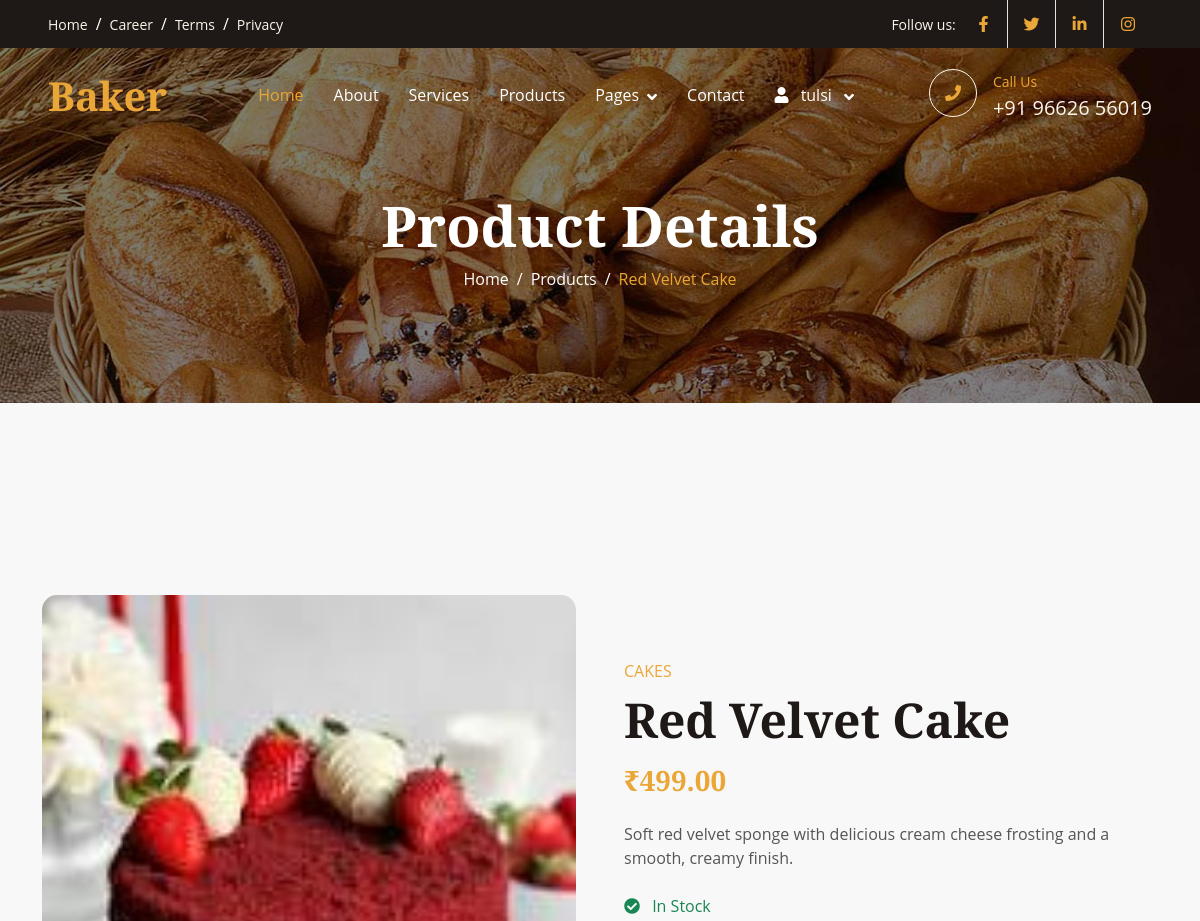
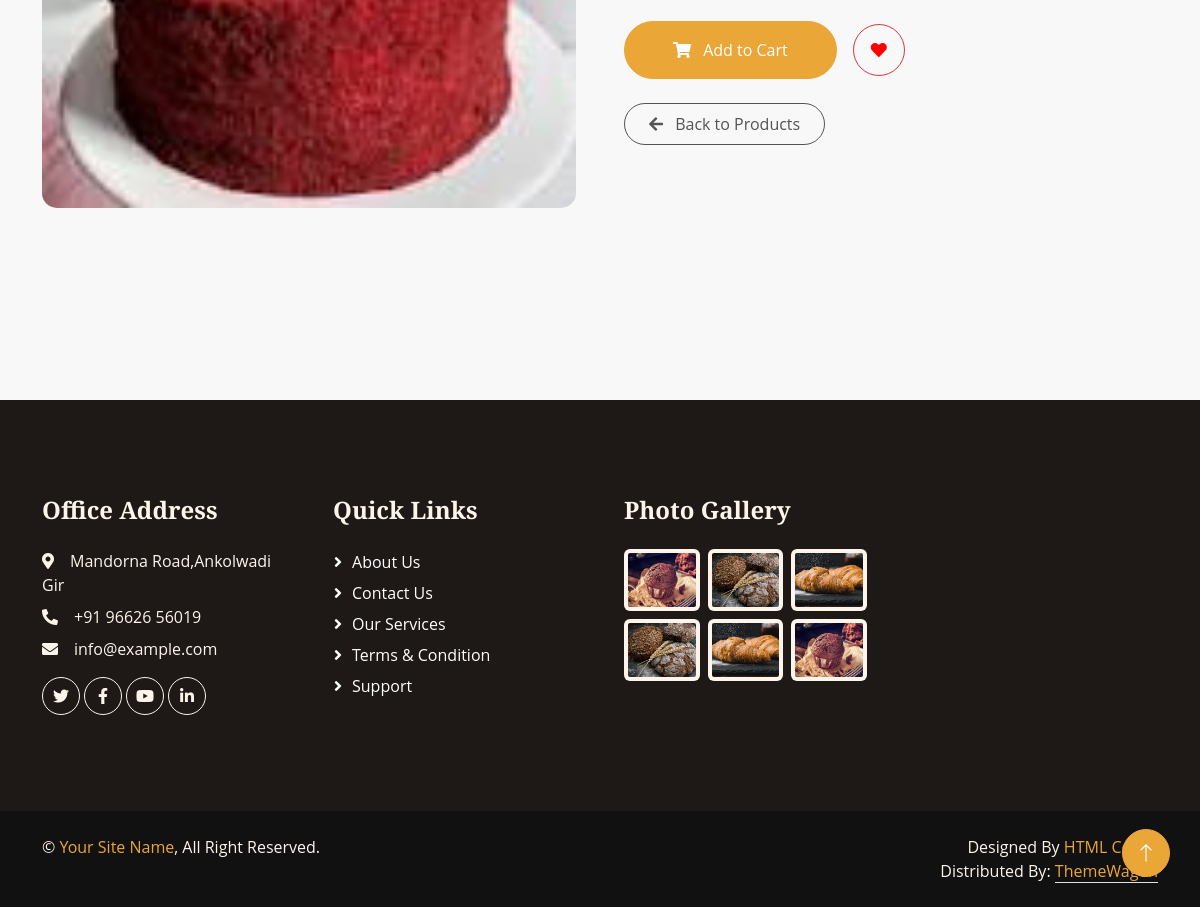
The app's page /product/2/ (signed in) with its own data (2 pictures, top to bottom).
### myapp/models.py (models this page shows, shortened)
class Product(models.Model):
    category=models.ForeignKey("Category",on_delete=models.CASCADE,related_name='products')
    name=models.CharField(max_length=255,null=True,blank=True)
    description=models.TextField(null=True,blank=True)
    price=models.DecimalField(max_digits=10, decimal_places=2)
    stock=models.BigIntegerField(default=0)
    image=models.ImageField(upload_to='products',blank=True,null=True)
    created_at=models.DateTimeField(auto_now_add=True)

class Category(models.Model):
    name=models.CharField(max_length=255,null=True,blank=True)
    description=models.TextField(null=True,blank=True)
    image=models.ImageField(upload_to='products/',blank=True,null=True)
    created_at=models.DateTimeField(auto_now_add=True)

### myapp/views.py (the view)
# urls.py: path('product/<int:product_id>/',views.product_detail,name='product_detail'),
def product_detail(request, product_id):
    product = get_object_or_404(
        Product,
        id=product_id
    )
    is_wishlisted = Wishlist.objects.filter(
        user=request.user,
        product=product
    ).exists()
    return render(
        request,
        'product_detail.html',
        {
            'product': product,
            'is_wishlisted':is_wishlisted
        }
    )

### myapp/templates/product_detail.html (shortened to what this page needs)
{% extends 'main.html' %}
{% load static %}
{% block content %}
<div class="container-fluid page-header py-6 wow fadeIn">
    <div class="container text-center pt-5 pb-3">
        <h1 class="display-4 text-white">
            Product Details
        </h1>
        <nav aria-label="breadcrumb">
            <ol class="breadcrumb justify-content-center mb-0">
                <li class="breadcrumb-item">
                    <a class="text-white"
                       href="{% url 'index' %}">
                        Home
                    </a>
                </li>
                <li class="breadcrumb-item">
                    <a class="text-white"
                       href="{% url 'product' %}">
                        Products
                    </a>
                </li>
                <li class="breadcrumb-item text-primary active">
                    {{ product.name }}
                </li>
            </ol>
        </nav>
    </div>
</div>
<div class="container-xxl py-6">
    <div class="container">
        <div class="row g-5 align-items-center">
            <div class="col-lg-6">
                <div class="product-detail-image">
                    {% if product.image %}
                    <img src="{{ product.image.url }}"
                         class="img-fluid"
                         alt="{{ product.name }}">
                    {% else %}
                    <img src="{% static 'img/product-1.jpg' %}"
                         class="img-fluid"
                         alt="{{ product.name }}">
                    {% endif %}
                </div>
            </div>
            <div class="col-lg-6">
                <p class="text-primary text-uppercase mb-2">
                    {{ product.category.name }}
                </p>
                <h1 class="display-5 mb-3">
                    {{ product.name }}
                </h1>
                <h3 class="text-primary mb-4">
                    ₹{{ product.price }}
                </h3>
                <p class="mb-4">
                    {{ product.description }}
                </p>
                {% if product.stock > 0 %}
                <p class="text-success mb-4">
                    <i class="fa fa-check-circle me-2"></i>
                    In Stock
                </p>
                {% else %}
                <p class="text-danger mb-4">
                    <i class="fa fa-times-circle me-2"></i>
                    Out of Stock
                </p>
                {% endif %}
                <div class="mt-4">
                    <div class="d-flex align-items-center">
                        {% if product.stock > 0 %}
                        <a href="{% url 'add_to_cart' product.id %}"
                           class="btn btn-primary rounded-pill py-3 px-5">
                            <i class="fa fa-shopping-cart me-2"></i>
                            Add to Cart
                        </a>
                        {% else %}
                        <button class="btn btn-secondary rounded-pill py-3 px-5"
                                disabled>
                            <i class="fa fa-times-circle me-2"></i>
                            Out of Stock
                        </button>
                        {% endif %}
                        {% if user.is_authenticated %}
                            {% if is_wishlisted %}
                            <a href="{% url 'add_to_wishlist' product.id %}"
                               class="btn btn-outline-danger rounded-circle ms-3"
                               style="width: 52px;
                                      height: 52px;
                                      display: flex;
                                      align-items: center;
                                      justify-content: center;"
                               title="Remove from Wishlist">
                                <i class="fa fa-heart"
                                   style="color: red;"></i>
                            </a>
                            {% endif %}
                        {% endif %}
                    </div>
                    <div class="mt-4">
                        <a href="{% url 'product' %}"
                           class="btn btn-outline-secondary rounded-pill py-2 px-4">
                            <i class="fa fa-arrow-left me-2"></i>
                            Back to Products
                        </a>
                    </div>
                </div>
            </div>
        </div>
    </div>
</div>
{% endblock content %}

### templates/main.html (shortened to what this page needs)
{% load static %}
<!DOCTYPE html>
<html lang="en">
<head>
    <link href="https://cdnjs.cloudflare.com/ajax/libs/font-awesome/5.10.0/css/all.min.css" rel="stylesheet">
    <link href="https://cdn.jsdelivr.net/npm/bootstrap-icons@1.4.1/font/bootstrap-icons.css" rel="stylesheet">
    <link href="{% static 'lib/animate/animate.min.css' %}" rel="stylesheet">
    <link href="{% static 'lib/owlcarousel/assets/owl.carousel.min.css' %}" rel="stylesheet">
    <link href="{% static 'css/bootstrap.min.css' %}" rel="stylesheet">
    <link href="{% static 'css/style.css' %}" rel="stylesheet">
</head>
<body>
    <div class="container-fluid top-bar bg-dark text-light px-0 wow fadeIn" data-wow-delay="0.1s">
        <div class="row gx-0 align-items-center d-none d-lg-flex">
            <div class="col-lg-6 px-5 text-start">
                <ol class="breadcrumb mb-0">
                    <li class="breadcrumb-item"><a class="small text-light" href="#">Home</a></li>
                    <li class="breadcrumb-item"><a class="small text-light" href="#">Career</a></li>
                    <li class="breadcrumb-item"><a class="small text-light" href="#">Terms</a></li>
                    <li class="breadcrumb-item"><a class="small text-light" href="#">Privacy</a></li>
                </ol>
            </div>
            <div class="col-lg-6 px-5 text-end">
                <small>Follow us:</small>
                <div class="h-100 d-inline-flex align-items-center">
                    <a class="btn-lg-square text-primary border-end rounded-0" href=""><i class="fab fa-facebook-f"></i></a>
                    <a class="btn-lg-square text-primary border-end rounded-0" href=""><i class="fab fa-twitter"></i></a>
                    <a class="btn-lg-square text-primary border-end rounded-0" href=""><i class="fab fa-linkedin-in"></i></a>
                    <a class="btn-lg-square text-primary pe-0" href=""><i class="fab fa-instagram"></i></a>
                </div>
            </div>
        </div>
    </div>
    <nav class="navbar navbar-expand-lg navbar-dark fixed-top py-lg-0 px-lg-5 wow fadeIn" data-wow-delay="0.1s">
        <a href="{% url 'index' %}" class="navbar-brand ms-4 ms-lg-0">
            <h1 class="text-primary m-0">Baker</h1>
        </a>
        <div class="collapse navbar-collapse" id="navbarCollapse">
            <div class="navbar-nav mx-auto p-4 p-lg-0">
                <a href="{% url 'index' %}" class="nav-item nav-link active">Home</a>
                <a href="{% url 'about' %}" class="nav-item nav-link">About</a>
                <a href="{% url 'service' %}" class="nav-item nav-link">Services</a>
                <a href="{% url 'product' %}" class="nav-item nav-link">Products</a>
                <div class="nav-item dropdown">
                    <a href="#" class="nav-link dropdown-toggle" data-bs-toggle="dropdown">Pages</a>
                </div>
                <a href="{% url 'contact' %}" class="nav-item nav-link">Contact</a>
                {% if user.is_authenticated %}
                        <div class="nav-item dropdown">
                            <a href="#"
                            class="nav-link dropdown-toggle"
                            data-bs-toggle="dropdown">
                                <i class="fa fa-user me-2"></i>
                                {{ user.username }}
                            </a>
                        </div>
                    {% endif %}
            </div>
            <div class=" d-none d-lg-flex">
                <div class="flex-shrink-0 btn-lg-square border border-light rounded-circle">
                    <i class="fa fa-phone text-primary"></i>
                </div>
                <div class="ps-3">
                    <small class="text-primary mb-0">Call Us</small>
                    <p class="text-light fs-5 mb-0">+91 96626 56019</p>
                </div>
            </div>
        </div>
    </nav>
    <main>
        {% block content %}
        {% endblock content %}
    </main>
    <div class="container-fluid bg-dark text-light footer my-6 mb-0 py-5 wow fadeIn" data-wow-delay="0.1s">
        <div class="container py-5">
            <div class="row g-5">
                <div class="col-lg-3 col-md-6">
                    <h4 class="text-light mb-4">Office Address</h4>
                    <p class="mb-2"><i class="fa fa-map-marker-alt me-3"></i>Mandorna Road,Ankolwadi Gir</p>
                    <p class="mb-2"><i class="fa fa-phone-alt me-3"></i>+91 96626 56019</p>
                    <p class="mb-2"><i class="fa fa-envelope me-3"></i>info@example.com</p>
                    <div class="d-flex pt-2">
                        <a class="btn btn-square btn-outline-light rounded-circle me-1" href=""><i class="fab fa-twitter"></i></a>
                        <a class="btn btn-square btn-outline-light rounded-circle me-1" href=""><i class="fab fa-facebook-f"></i></a>
                        <a class="btn btn-square btn-outline-light rounded-circle me-1" href=""><i class="fab fa-youtube"></i></a>
                        <a class="btn btn-square btn-outline-light rounded-circle me-0" href=""><i class="fab fa-linkedin-in"></i></a>
                    </div>
                </div>
                <div class="col-lg-3 col-md-6">
                    <h4 class="text-light mb-4">Quick Links</h4>
                    <a class="btn btn-link" href="{% url 'about' %}">About Us</a>
                    <a class="btn btn-link" href="{% url 'contact' %}">Contact Us</a>
                    <a class="btn btn-link" href="{% url 'service' %}">Our Services</a>
                    <a class="btn btn-link" href="">Terms & Condition</a>
                    <a class="btn btn-link" href="">Support</a>
                </div>
                <div class="col-lg-3 col-md-6">
                    <h4 class="text-light mb-4">Photo Gallery</h4>
                    <div class="row g-2">
                        <div class="col-4">
                            <img class="img-fluid bg-light rounded p-1" src="{% static 'img/product-1.jpg' %}" alt="Image">
                        </div>
                        <div class="col-4">
                            <img class="img-fluid bg-light rounded p-1" src="{% static 'img/product-2.jpg' %}" alt="Image">
                        </div>
                        <div class="col-4">
                            <img class="img-fluid bg-light rounded p-1" src="{% static 'img/product-3.jpg' %}" alt="Image">
                        </div>
                        <div class="col-4">
                            <img class="img-fluid bg-light rounded p-1" src="{% static 'img/product-2.jpg' %}" alt="Image">
                        </div>
                        <div class="col-4">
                            <img class="img-fluid bg-light rounded p-1" src="{% static 'img/product-3.jpg' %}" alt="Image">
                        </div>
                        <div class="col-4">
                            <img class="img-fluid bg-light rounded p-1" src="{% static 'img/product-1.jpg' %}" alt="Image">
                        </div>
                    </div>
                </div>
            </div>
        </div>
    </div>
    <div class="container-fluid copyright text-light py-4 wow fadeIn" data-wow-delay="0.1s">
        <div class="container">
            <div class="row">
                <div class="col-md-6 text-center text-md-start mb-3 mb-md-0">
                    &copy; <a href="#">Your Site Name</a>, All Right Reserved.
                </div>
                <div class="col-md-6 text-center text-md-end">
                    Designed By <a href="https://htmlcodex.com">HTML Codex</a>
                    <br>Distributed By: <a class="border-bottom" href="https://themewagon.com" target="_blank">ThemeWagon</a>
                </div>
            </div>
        </div>
    </div>
    <a href="#" class="btn btn-lg btn-primary btn-lg-square rounded-circle back-to-top"><i class="bi bi-arrow-up"></i></a>
</body>
</html>

### myapp/static/css/style.css (style rules this page uses)
:root { --primary: #EAA636; --secondary: #545454; --light: #FDF5EB; --dark: #1E1916; }
h4, h5, h6, .h4, .h5, .h6 { font-weight: 600 !important; }
.py-6 { padding-top: 6rem; padding-bottom: 6rem; }
.my-6 { margin-top: 6rem; margin-bottom: 6rem; }
.back-to-top { position: fixed; display: none; right: 30px; bottom: 30px; z-index: 99; }
.btn { font-weight: 500; transition: .5s; }
.btn.btn-primary { color: #FFFFFF; }
.btn-square { width: 38px; height: 38px; }
.btn-lg-square { width: 48px; height: 48px; }
.btn-square, .btn-sm-square, .btn-lg-square { padding: 0; display: flex; align-items: center; justify-content: center; font-weight: normal; }
.navbar .dropdown-toggle::after { border: none; content: "\f107"; font-family: "Font Awesome 5 Free"; font-weight: 900; vertical-align: middle; margin-left: 8px; }
.navbar .navbar-nav .nav-link { padding: 35px 15px; color: var(--light); outline: none; }
.navbar .navbar-nav .nav-link:hover, .navbar .navbar-nav .nav-link.active { color: var(--primary); }
.navbar.fixed-top { transition: .5s; }
.page-header { margin-bottom: 6rem; background: linear-gradient(rgba(0, 0, 0, .5), rgba(0, 0, 0, .5)), url(../img/carousel-1.jpg) center center no-repeat; background-size: cover; }
.breadcrumb-item+.breadcrumb-item::before { color: var(--light); }
html, body { width: 100%; margin: 0; padding: 0; }
main { display: block !important; width: 100% !important; max-width: 100% !important; margin: 0 !important; padding: 0 !important; }
.footer .btn.btn-link { display: block; margin-bottom: 5px; padding: 0; text-align: left; color: var(--light); font-weight: normal; text-transform: capitalize; transition: .3s; }
.footer .btn.btn-link::before { position: relative; content: "\f105"; font-family: "Font Awesome 5 Free"; font-weight: 900; color: var(--light); margin-right: 10px; }
.copyright { background: #111111; }
.copyright a { color: var(--primary); }
:root { --primary: #eaa636; --secondary: #f5f5f5; --dark: #33211d; --light: #ffffff; --text: #555555; --border: #eeeeee; }
* { margin: 0; padding: 0; box-sizing: border-box; }
body { font-family: "Open Sans", sans-serif; background: #f8f8f8; color: var(--text); }
:root { --primary: #eaa636; --dark: #33211d; --light: #ffffff; --text: #555555; --border: #eeeeee; }
.product-detail-image { width: 100%; overflow: hidden; border-radius: 15px; background: var(--light); }
.product-detail-image img { width: 100%; aspect-ratio: 1 / 1; object-fit: cover; display: block; }

### records on screen
Product: name "Red Velvet Cake", image (picture), category.name "CAKES", price "499.00", description "Soft red velvet sponge with delicious cream cheese frosting and a smooth, creamy finish."

### other values on screen
{{ user.username }} "tulsi"
